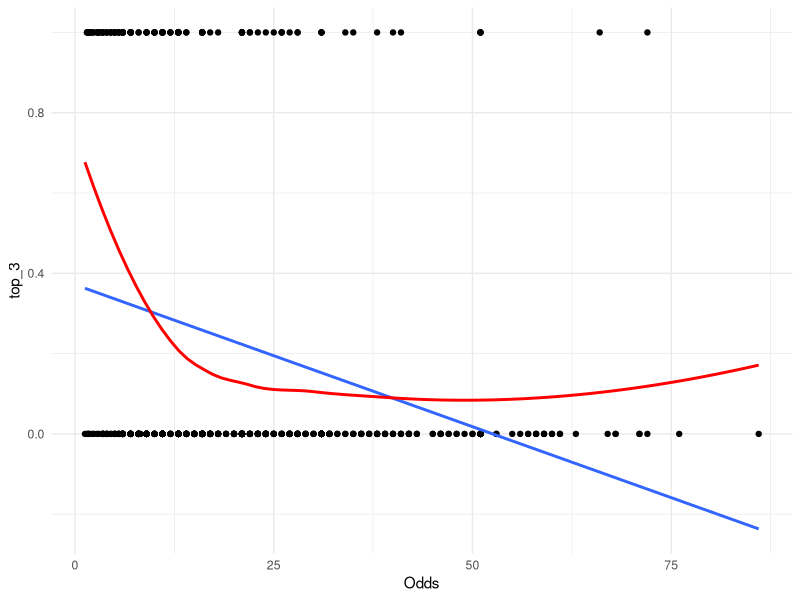
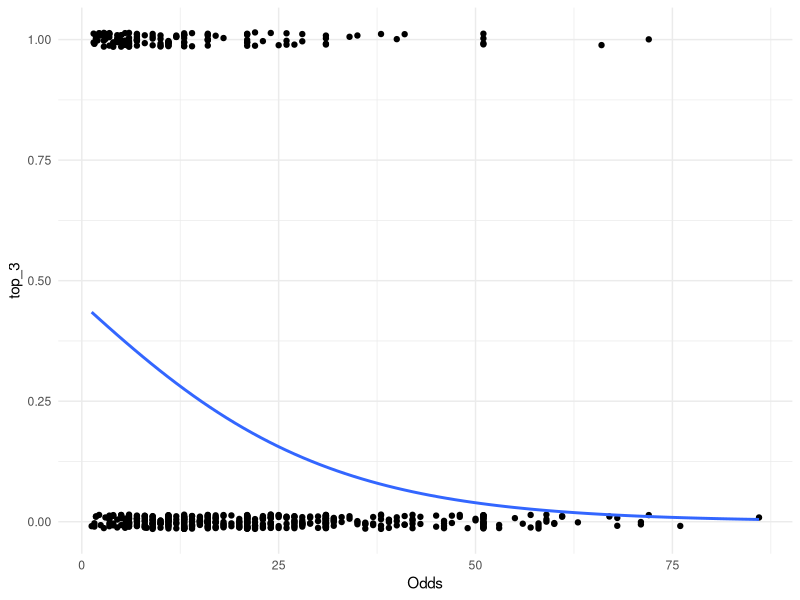

The R source for these figures, in order:
## ---- chunk 1
# first load in any necessary packages and data
library(tidyverse)
horseracing <- read.csv("triple-crown.csv")
## ---- chunk 2
# creating a top 3 variable

horseracing <- horseracing %>%
  mutate(top_3 = ifelse(final_place <= 3, 1, 0))

# graphing the model

ggplot(data = horseracing , aes(x = Odds, y = top_3) ) + 
  geom_point() + 
  geom_smooth(method = "lm", se = F)+
  geom_smooth(se = F, color = "red")+
  theme_minimal()
## ---- chunk 3
mod1 = glm( top_3 ~ Odds , data = horseracing)
summary(mod1)
## ---- chunk 4
newx = data.frame(Odds = c(10,30))
predict.glm(mod1,newx,type="response")
## ---- chunk 5
ggplot(data = horseracing, aes(x = Odds, y = top_3) ) + 
  geom_jitter(width = 0, height = 0.015) +
  geom_smooth(method="glm", 
              method.args=list(family="binomial"), 
              se=FALSE) +
  theme_minimal()
## ---- chunk 6
mod2 = glm(top_3 ~ Odds + track_condition, data = horseracing)
summary(mod2)
## ---- chunk 7
# install.packages("flexmix")
library(flexmix)
BIC(mod1)
BIC(mod2)
## ---- chunk 8
favorites <- horseracing %>%
  filter(Odds<=10)
## ---- chunk 9
underdogs <- horseracing %>%
  filter(Odds>=20)
## ---- chunk 10
moda = glm(top_3 ~ Odds + track_condition, data = favorites)
summary(moda)
## ---- chunk 11
modb = glm(top_3 ~ Odds + track_condition, data = underdogs)
summary(modb)
